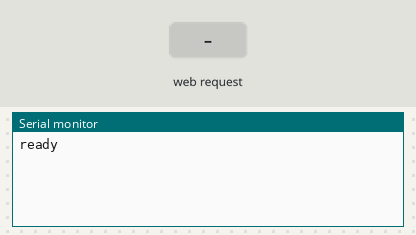
Bench run of a sketch on a simulated Arduino Uno, built with avr-gcc and run on an emulated ATmega328P. On the bench: the last lines printed to the serial monitor. The inputs (shaded band) are chosen by the test bench.

Above: at 1.2 s.
1.3 s: HTTP request GET /led received
At 2.1 s:
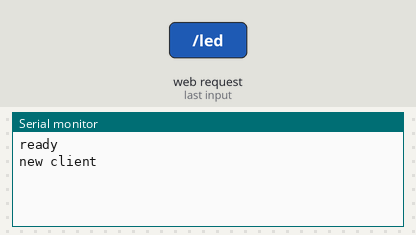
At 3.3 s:
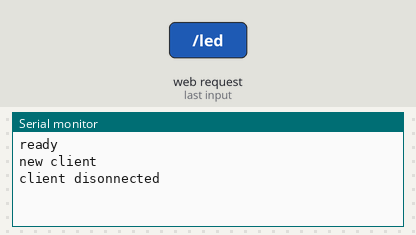

Measured:
- after the input at 1.3 s, the serial monitor: prints a new line at once (image 1)

The sketch:

ControllingWebServer_Manipulate_LED_using_GET.ino
```cpp
/*
 * A simple web server with a GET request parser.
 *
*/

#include <SPI.h>
#include <Ethernet.h>

byte           mac[]        = { 0xDE, 0xAD, 0xBE, 0xEF, 0xFE, 0xED };
byte           ip[]         = { 192,168,111,177 };
String         message      = "";     //Will hold the confirmation message that will be shown to the user
EthernetServer server(80);
String         get_request  = "";     //Holds the GET request
boolean        reading      = false;  //TRUE while the GET request is being received

void setup()
{
  Serial.begin(9600);
  Ethernet.begin(mac, ip);
  server.begin();
  Serial.println("ready");
}

void loop() {
  // listen for incoming clients
  EthernetClient   client = server.available();
  String return_message;
  if (client) {
    Serial.println("new client");
    boolean sentContent    = false;
    get_request           = "";

    while (client.connected()) {
      if (client.available()) {
        char       c = client.read();
        //A raw GET request looks like this:
        //GET /path/to/file/index.html?a=1 HTTP/1.0
        //Notice the space between the "1" in "a=1" and the "H" in "HTTP"?
        //Once we detect this space, we know that we have completed reading the
        //querry string, and the rest of the request is not important,
        //therefore we can stop reading.
        //This happens in the following block
        if(reading && c == ' ')
        { reading = false;
          return_message = parseGetRequest(get_request);
          break;
        }

        if(c == '?'){
          reading = true; //found the ?, begin reading the info
        }

        if(reading){
            get_request += c;
         }
      }
    }

    if (!sentContent){
       construct_page(client, return_message);
       sentContent = true;
     }

    // give the web browser time to receive the data
    delay(1);
    // close the connection:
    client.stop();
    Serial.println("client disonnected");
  }
}

void construct_page(EthernetClient &client, String &rmessage)
{
    print_header(client);
    print_form(client);
    print_confirmation(rmessage, client);
    end_page(client);
}

void print_header(EthernetClient &client)
{
    client.println("HTTP/1.1 200 OK");
    client.println("Content-Type: text/html");
    client.println();
    client.print("<html><head><title>");
    client.print("GET request example");
    client.println("</title><body>");
}

void print_confirmation(String &confirmation_message, EthernetClient &client)
{
  client.print("Action(s) performed: <b>");
  client.print(confirmation_message);
  client.print("</b>");
}

void print_form(EthernetClient &client)
{
  client.println("<h2>Click buttons to turn pin 8 on or off</h2>");
  client.print("<form action='/' method='GET'><p><input type='hidden' name='led8'");
  client.println(" value='0'><input type='submit' value='Off'/></form>");
  client.print("<form action='/' method='GET'><p><input type='hidden' name='led8'");
  client.print(" value='1'><input type='submit' value='On'/></form>");
}

void end_page(EthernetClient &client)
{
    client.print("</body>");
    client.print("</html>");
}

String parseGetRequest(String &str) {
  Serial.print(" Parsing this string:");
  Serial.println(str);
  int   led_index  = str.indexOf("led");
  int   led_pin    = str[led_index + 3] - '0';
  int   led_val    = str[led_index + 5]  - '0';
  String return_message = "";
  return_message = "Setting LED ";
  return_message += led_pin;
  return_message += " to ";
  return_message += led_val;
  executeInstruction(led_pin, led_val);
  return return_message;
}

void executeInstruction(int pin, int val)
{
    pinMode(pin, OUTPUT);
    digitalWrite(pin, val);
}
```
